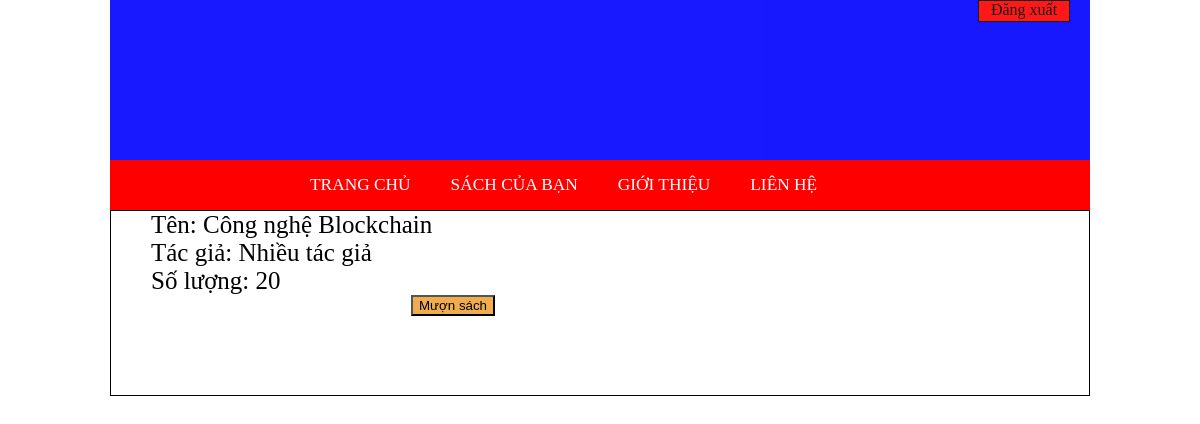
Page /view_book.php?id=2&detail=1 on the committed database.
### tables this page shows
CREATE TABLE `book` (
  `b_id` int(10) NOT NULL PRIMARY KEY AUTO_INCREMENT,
  `booksname` nvarchar(50) NOT NULL,
  `authorname` nvarchar(50) NOT NULL,
  `copies` varchar(20) NOT NULL,
  `avl_cpy` int(100) NOT NULL,
  `file_name` varchar(255) NOT NULL,
  `path` varchar(200) NOT NULL
);

### view_book.php (the view, shortened to what this page needs)
<?php
$msg="";
include("conn.php");
$id=$_GET['id'];
$detail = $_GET['detail'];
$query="select * from book where `book`.`b_id`= '$id'";
$query1=mysqli_query($conn,$query);
$ros=mysqli_fetch_array($query1);
$book_name=$ros['booksname'];
$auth_name=$ros['authorname'];
$avl_cpy=$ros['avl_cpy'];
?>
<html>
<head><title>View Book</title>
</head>
<body>
  <div class="container">
  <div class="box">
  <div class="logout">
          <a href="index.php" style="color: black;  text-decoration: none">Đăng xuất</a>
        </div>
  </div>
  <nav>
    <ul>
      <li><a href="home.php">trang chủ</a></li>
      <li><a href="sbooks.php">SÁCH CỦA BẠN</a></li>
      <li><a href="">Giới thiệu</a></li>
      <li><a href="">Liên hệ</a></li>
    </ul>
  </nav>
   <div  class="boxtwo" style="border:solid 1px;">
   <form method="post">
	<ul >
		<li>Tên:  <?php echo $book_name; ?></li>
	   <li>Tác giả:  <?php echo $auth_name; ?></li>
	   <li>Số lượng: <?php echo $avl_cpy; ?></li>
	</ul>
		<div class="butt">
			<?php
    		if($detail==2)
    		{
     		?>
            <input type="submit" name="sub" value="Tải xuống" style="cursor: pointer;background-color: red;text-align: right">
    		<?php
    		}
    		else{
    		?>
        	<input type="submit" value="Mượn sách" name="rqst" style="cursor: pointer;background: #f0ad4e">
          <p style="color: red;font-weight:bold;text-align:center;padding-top:30px"> <?php echo $msg; ?> </p>
    		<?php
			}
			?></div>
	</form>
    </div >
    </div>
  </body>
</html>

### view_book.php (style rules this page uses)
* { padding 0; margin: 0; }
.container { width:980px; margin: 0 auto; }
nav { padding-left:200px; display: block; background: red; height: 50px; }
nav ul { padding: 0 ; list-style: none; }
nav ul li { float: left; margin-right: 40px; text-transform: uppercase; line-height: 50px }
nav ul li a { text-decoration: none; color: white; font-size: 13pt; display: block; }
a { text-decoration: none; color: white; }
.box { height:160px; opacity: .9; background-color: blue; }
.boxtwo { background-size: cover; }
ul { list-style: none; }
ul li { font-size: 25px; }
.butt { margin-left: 300px; width: 150px; height: 100px; }
.logout { float: right; margin-right: 20px; width: 90px; height: 20px; border: 1px solid; text-align: center; background-color: red; }

### rows in the picture
book: booksname "Công nghệ Blockchain", authorname "Nhiều tác giả", avl_cpy "20"
